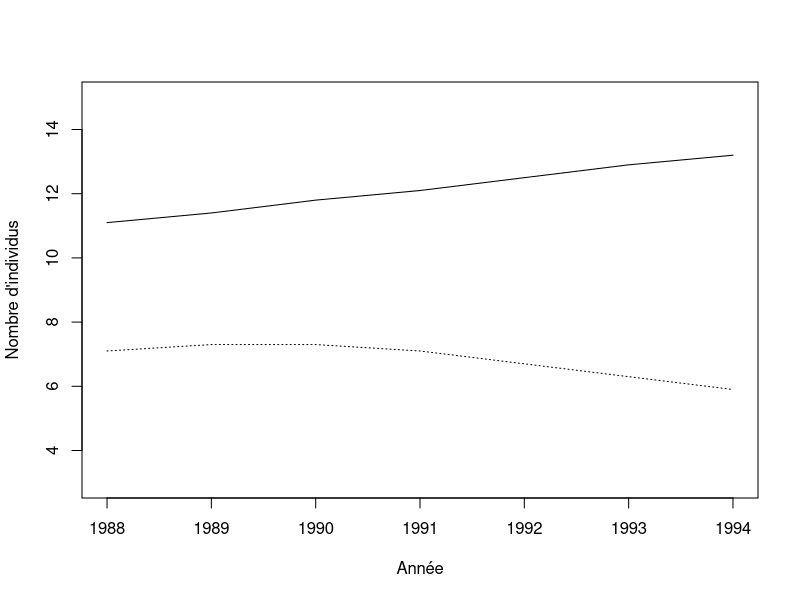
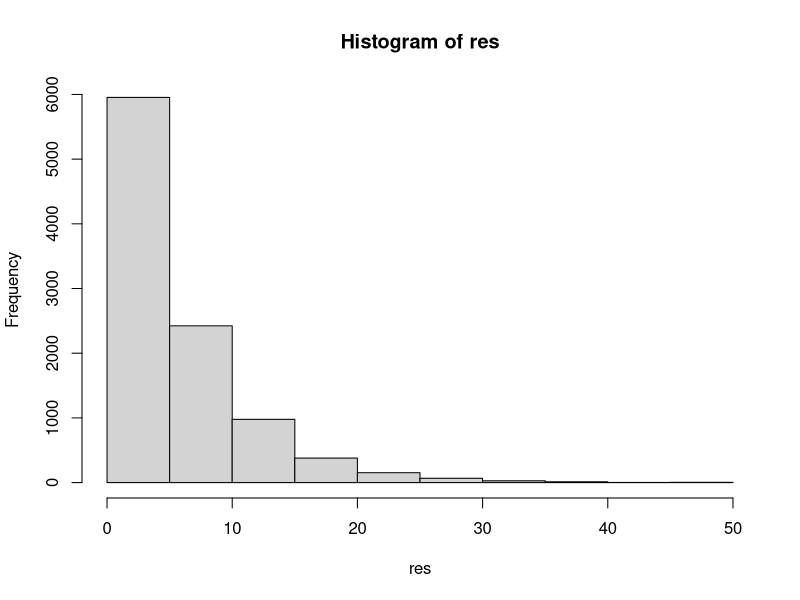
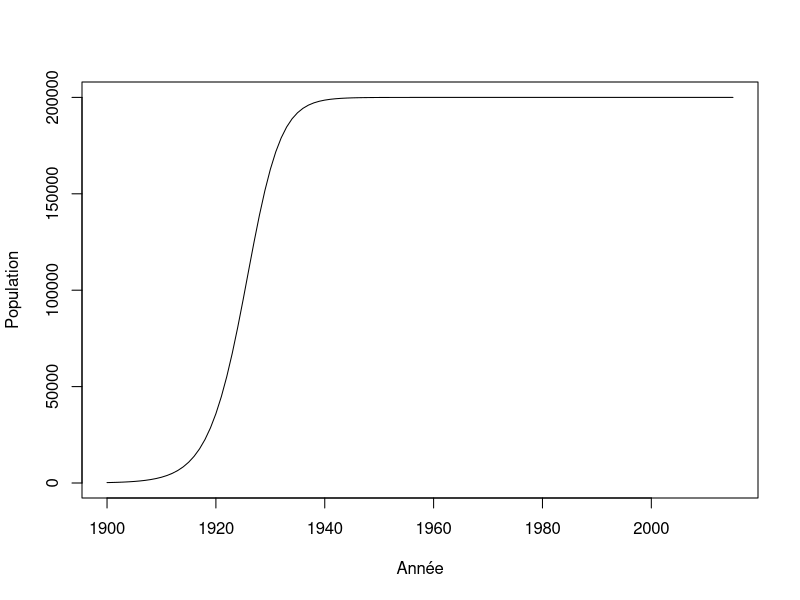
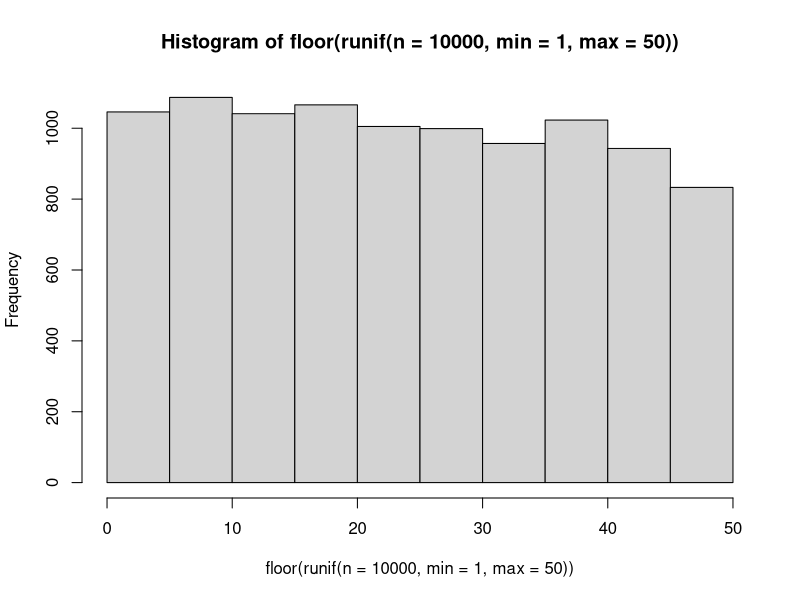
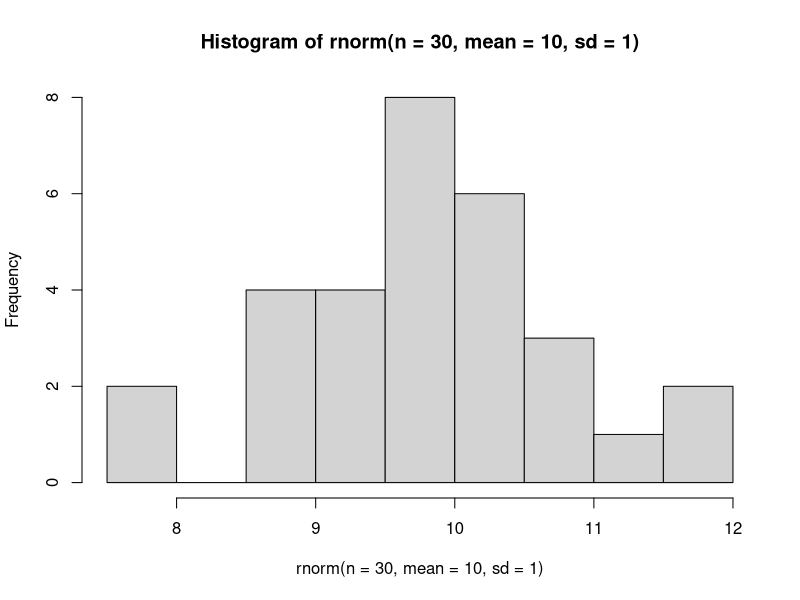
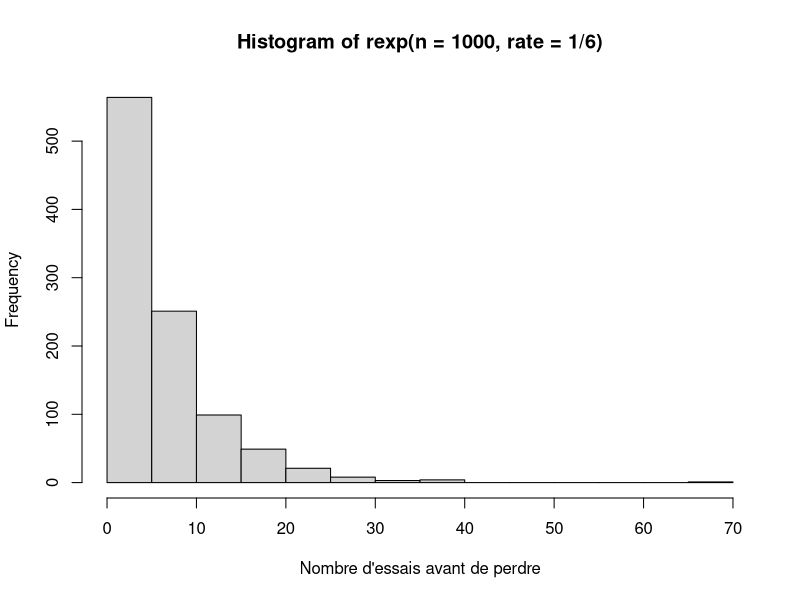
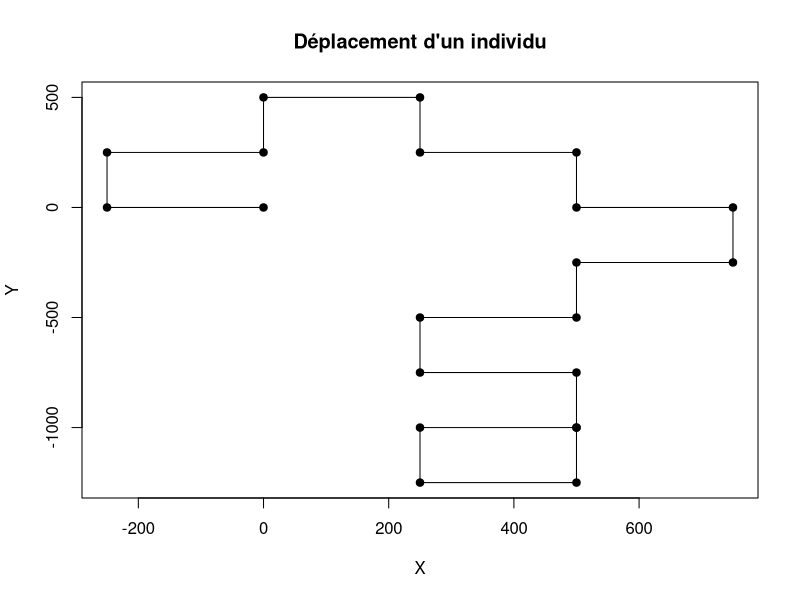
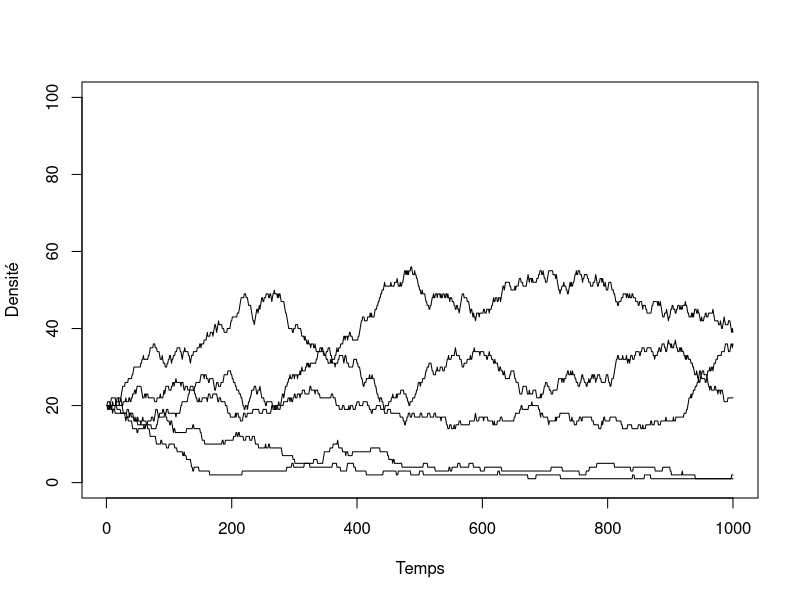

Here is the R script that generated these plots, in order:
## ---- chunk 1
donnees <- matrix(nr = 7, nc = 2)
donnees[,1] <- c(11.1,11.4,11.8,12.1,12.5,12.9,13.2) #Cameroun
donnees[,2] <- c(7.1,7.3,7.3,7.1,6.7,6.3,5.9) #Rwanda
an <- c(1988:1994)
donnees
## ---- chunk 2
plot(an, donnees[,1], type = "l", xlab = "Année", ylab = "Nombre d'individus", ylim=c(3,15), cex=2)
lines(an, donnees[,2], lty = 3)
## ---- chunk 3
lambda <- matrix(nrow = 6, ncol = 2)
lambda[1,1] <- (donnees[2,1] - donnees[1,1]) / donnees[1,1]
## ---- chunk 4
lambda[2,1] <- (donnees[3,1] - donnees[2,1]) / donnees[2,1]
## ---- chunk 5
depart <- 1
fin <- 5
for(etape in depart:fin) {
    print(etape)
}
## ---- chunk 6
for(etape in c("Bonjour", "programmeurs", "en R")) {
    print(etape)
}
## ---- chunk 7
for(etape in 1:5) {
    print(etape*2)
}
## ---- chunk 8
for(C in -50:100) {
    cat("Pour C = ",C," on obtient F = ",1.8*C + 32, '\n')
}
## ---- chunk 9
test <- runif(5, 0,1)
for(etape in 1:5) {
    print(test[etape])
}
## ---- chunk 10
for(etape in 1:8) {
    cat("À l'étape", etape, ", la boucle est complétée à", etape/8*100, "%.", '\n')
}
## ---- chunk 11
n <- 1
for(etape in -2:5) {
    cat("etape = ",etape, " n = ",n, '\n')
    n <- n + 1
}
## ---- chunk 12
n <- 1
for(etape in 1:10) n <- n*etape
n
## ---- chunk 13
ma_matrice <- matrix(nrow = 5, ncol = 3)
n <- 1
for(i in 1:5) {
    for(j in 1:3) {
        ma_matrice[i,j] <- n
        n <- n + 1
    }
}
ma_matrice
## ---- chunk 14
piece <- c("pile","face")
combinaison = "face-face"
while(combinaison != "pile-pile") {
    essai1 <- sample(piece, 1)
    essai2 <- sample(piece, 1)
    combinaison <- paste(essai1, "-" , essai2, sep = "")
    print(combinaison)
}
## ---- chunk 15
de <- c(1:6)
n_test <- 10000
res <- numeric(n_test)
for(i in 1:n_test) {
	n <- 0
	face <- 0
	while(face != 1) {
		face <- sample(de,1)
		n <- n + 1
	}
	res[i] <- n
}
mean(res)
## ---- chunk 16
hist(res)
## ---- chunk 17
r <- 0.3
N <- 220
K <- 200000
step <- 1
while(N < K/2) {
    N <- N + r * N * (1 - N/K)
    step <- step + 1
}
step
## ---- chunk 18
r <- 0.3
K <- 200000
n_steps <- 115
N <- numeric(n_steps+1)
N[1] <- 220

for(i in 2:(n_steps+1)) {
    N[i] <- N[i-1] + r * N[i-1] * (1 - N[i-1]/K)
}
N[25:30]
## ---- chunk 19
plot(c(1900:2015), N, type = "l", xlab = "Année", ylab = "Population")
## ---- chunk 20
X <- runif(n = 10)
res <- numeric(10)
for(i in 1:10) {
    if(X[i] < 0.3) {
        res[i] <- "plus petit"
    }
    else {
        res[i] <- "plus grand"
    }
}
cbind(X,res)
## ---- chunk 21
res2 <- numeric(10)
for(i in 1:10) {
    if(X[i] > 0.2 & X[i] < 0.6) {
        res2[i] <- "oui"
    }
    else {
        res2[i] <- "non"
    }
}
cbind(X,res2)
## ---- chunk 22
res2 <- numeric(10)
res2[X > 0.2 & X < 0.6] <- "oui"
res2[X < 0.2 | X > 0.6] <- "non"
cbind(X,res2)
## ---- chunk 23
tri <- function(x){
	# Calcul de la dimension du vecteur
	taille <- length(x)
	ordre <- "NON"
	# Boucle qui tourne jusqu'à ce que tout soit en ordre
	while(ordre == "NON") {
		ordre <- "OUI"
		# Boucle qui passe tous les éléments en paires
		for(i in 1:(taille-1)) {
			if(x[i+1] < x[i]) {
				# Inversion des deux lettres
				x[c(i,i+1)] <- x[c(i+1,i)]
				# Comme un changement a été fait, l'ordre
				# n'est pas encore garanti
				ordre <- "NON"
			}
		}
	}
	return(x)
}
tri(c("E", "Z", "F", "C", "D"))

## ---- chunk 24
valeurs <- c("2", "3", "4", "5", "6", "7", "8", "9", "10", "valet", "reine", "roi", "as")
couleurs <- rep(c("pique", "trèfle", "carreau", "coeur"),each = 13)
cartes <- paste(valeurs,"-",couleurs)
tirage <- function(n, cartes) {
    sample(x = cartes, size = n, replace = FALSE)
}
tirage(3, cartes)
## ---- chunk 25

scrabble <- read.table(file = "./donnees/lettres.txt", header=TRUE, sep = " ")
res <- sample(scrabble[,1],7)
res

## ---- chunk 26
hist(floor(runif(n = 10000, min = 1, max = 50)))
## ---- chunk 27
hist(rnorm(n = 30, mean = 10, sd = 1))
## ---- chunk 28
rbinom(n = 10, size = 1, prob = 0.5)
## ---- chunk 29
rmultinom(n = 3, size = 1, prob = rep(1/6, 6))
## ---- chunk 30
hist(rexp(n = 1000, rate = 1/6),
xlab = "Nombre d'essais avant de perdre")
## ---- chunk 31
set.seed(1)
p <- 0.55
alea <- runif(n = 1, min = 0, max = 1)
if(alea < p) res = "pile" else res = "face"
res
## ---- chunk 32
set.seed(1)
## ---- chunk 33

X <- runif(n = 10000, min = 0, max = 1)
p <- 0.2
res <- numeric(length = 10000)
res[X<p] <- 1
sum(res)

X <- runif(n = 10000, min = 0, max = 1)
p <- 0.2
res <- numeric(length = 10000)
res[X<p] <- 1
sum(res)

10000*p
## ---- chunk 34
# Fonction qui permet de modifier la direction de marche de la personne
#
# ENTREES:
#   DirectionDepart:    la direction vers laquelle la personne se deplace pour le moment.
#   Probabilite:        un vecteur contenant les probabilites d'aller dans l'une ou l'autre des directions. 
#                       Probabilite = c(ProbabiliteGauche, ProbabiliteDroite)
#
# SORITES:
#   NouvelleDirection:  la direction vers laquelle la personne va se deplacer au prochain carrefour.
#
ChangerDirection = function(DirectionDepart, Probabilite){
  
  # A COMPLETER: Mettre la condition pour tourner a gauche
  if(runif(1,0,1) < Probabilite[1]){ # <-- Manque du code
    # On tourne a gauche
    NouvelleDirection = DirectionDepart - pi/2
  }
  else{
    # On tourne a droite
    NouvelleDirection = DirectionDepart + pi/2
  }
  
  return(NouvelleDirection)
  
}

# Fonction qui permet de calculer les nouvelles coordonnees de la personne suite a un deplacement
#
# ENTREES:
#   PositionCourante:   un vecteur contenant la position de la personne pour le moment.
#                       PositionCourante = c(PositionX, PositionY)
#   Direction:          la direction vers laquelle la personne va se deplacer.
#
# SORITES:
#   NouvellePosition:   un vecteur contenant la position de la personne apres son deplacement.
#                       NouvellePosition = c(NouvellePositionX, NouvellePositionY)
#
Deplacement = function(PositionCourante, Direction){
  
  # A COMPLETER: Calcul des nouvelles coordonnées
  NouvellePositionX = PositionCourante[1] + sin(Direction)*250 # <-- Manque du code
  NouvellePositionY = PositionCourante[2] + cos(Direction)*250 # <-- Manque du code
  
  # On place les nouvelles positions pour chacune des coordonnees dans un vecteur
  NouvellePosition = c(NouvellePositionX, NouvellePositionY)
  
  return(NouvellePosition)
}
## ---- chunk 35
# ChangerDirection <- function(DirectionDepart, Probabilite){...}
# Deplacement <- function(PositionCourante, Direction){...}

nsteps <- 20
xy <- matrix(0,nrow = 21, ncol = 2)
xy[1,] <- c(0,0)
direction <- 0
probabilite <- c(0.5,0.5)
set.seed(2)
for(step in 2:(nsteps+1)) {
  
  # Calcul de la nouvelle direction
  direction <- ChangerDirection(direction, probabilite)
 
  # Calcul des nouvelles coordonnees
  xy[step,] <- Deplacement(xy[step-1,], direction)
}
## ---- chunk 36
plot(xy[,1],xy[,2], type = "l", 
    xlab = "X", ylab = "Y", main = "Déplacement d'un individu")
points(xy[,1],xy[,2],pch = 19)
## ---- chunk 37
res <- numeric(50)

set.seed(3)
for (j in 1:50){
nsteps <- 20
xy <- matrix(0,nrow = 21, ncol = 2)
xy[1,] <- c(0,0)
direction <- 0
probabilite <- c(0.5,0.5)
for(step in 2:(nsteps+1)) {
  
  direction <- ChangerDirection(direction, probabilite)
 
  xy[step,] <- Deplacement(xy[step-1,], direction)
}
dist <- sqrt(xy[21,1]^2 + xy[21,2]^2)
res[j] <- dist
}
mean(res)
## ---- chunk 38
etats <- c("A", "B", "C", "D", "E")
p = c(0.1, 0.5, 0.2, 0.05, 0.15)
sum(p)

# On utilise cumsum pour calculer la probabilité cumulative
cump <- cumsum(p)
cump
## ---- chunk 39
alea <- runif(1,0,1)
alea
n_etats <- 5; i = 1; plus_petit = FALSE
while(plus_petit == FALSE) {
    if(alea < cump[i]) {
        decision = etats[i]
        plus_petit = TRUE
    }
    else {
        i = i + 1
    }
}
decision
## ---- chunk 40
tirage <- function(p) {
    etats <- c("A", "B", "C", "D", "E")
    res <- rmultinom(n=1,size=1,prob=p)
    etats[which(res==1)]
}
tirage(p)
## ---- chunk 41
nsteps <- 1000
S <- 5
K <- 100
N <- matrix(nr = nsteps, nc = S)

# Une fonction utile pour faire des tirages
# Elle retourne la position de l'espèce pigée au hasard
tirage  <- function(p) {
    res <- rmultinom(n=1,size=1,prob=p)
    return(which(res==1))
}
## ---- chunk 42
# On démarre la simulation avec 20 individus par espèce
N[1,] =rep(K/S, S)

# La boucle principale
for(step in 2:nsteps) {

    # Calcul de l'abondance relative
    p = N[step-1,] / K

    # On tire l'identité de l'espèce qui meurt
    ID_mort = tirage(p)

    # On applique le changement
    N[step,] = N[step-1,]
    N[step,ID_mort] = N[step,ID_mort] - 1

    # On tire l'identité de la recrue
    ID_recrue = tirage(p)
    N[step,ID_recrue] = N[step,ID_recrue] + 1
}
## ---- chunk 43
# Illustration des résultats
plot(c(1:nsteps), N[,1], type = "l", ylim = c(0,K),
    xlab = "Temps", ylab = "Densité")
for(i in 2:S) lines(c(1:nsteps), N[,i])
## ---- chunk 44
x = runif(1000)
system.time(sort(x))
system.time(tri(x))

## ---- chunk 45
n = 2*10^seq(1,3,0.1)
res = numeric(length(n))
for(i in 1:length(res)) {
	x = runif(n[i])
	res[i] = system.time(tri(x))[3]
}
plot(n,res, type = "l", xlab = "Taille", ylab = "Temps")
## ---- chunk 46
f1 <- function(x) {
	taille <- length(x)
	x2 <- numeric(taille)
	for(i in 1:taille) if(x[i] < 0.5) x2[i] <- 1
}
f2 <- function(x) {
	x2 <- x*0
	x2[x<0.5] <- 1
}
## ---- chunk 47
x = runif(1000000)
system.time(f1(x))
system.time(f2(x))
## ---- chunk 48
f1 <- function(x) {
	res <- numeric(ncol(x))
	for(j in 1:ncol(x)) {
		for(i in 1:nrow(x)){
			res[x] = res[j] + x[i,j]
		}
	}
}
X = matrix(runif(100*100),nr=100,nc=100)
## ---- chunk 49
system.time(rowSums(X))
system.time(apply(X,2,sum))
system.time(f1(X))
## ---- chunk 50

quadrats <- read.table(file = "./donnees/quadrats.txt", header=TRUE, sep = ";")
head(quadrats)
